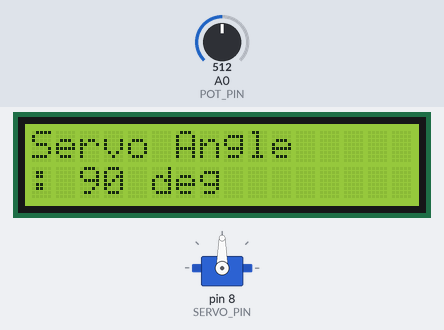
The sketch below on a simulated Arduino Uno, built with avr-gcc and run on an emulated ATmega328P. Shown: servo, 16×2 character LCD. The test bench sets the inputs (shaded band); at power-on: A0 (POT_PIN) = 512. What the sketch prints to the serial monitor is not drawn.

Above: at 1.2 s.
1.3 s: A0 (POT_PIN) set to 62
At 2.0 s:
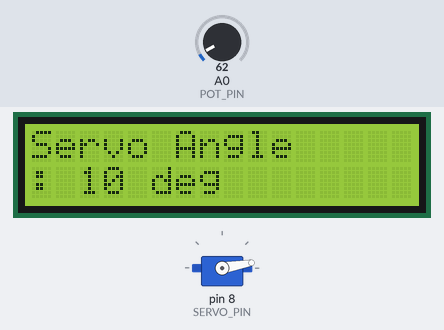
2.8 s: A0 (POT_PIN) set to 53
At 4.0 s:
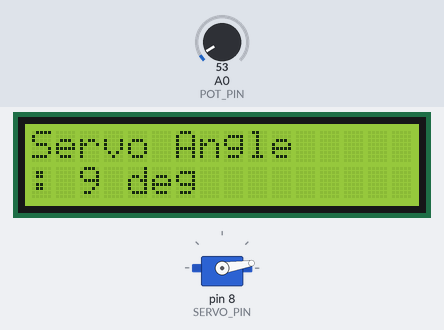
4.3 s: A0 (POT_PIN) set to 122
At 5.4 s:
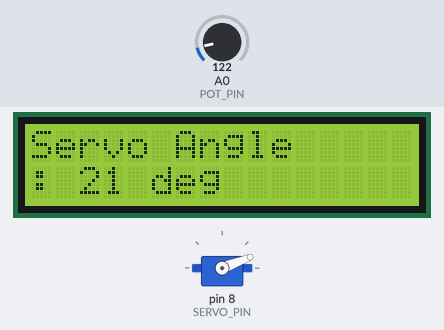
7.3 s: A0 (POT_PIN) set to 716
At 8.4 s:
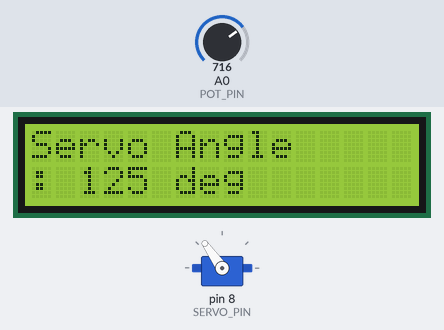
10.3 s: A0 (POT_PIN) set to 306
At 11.1 s:
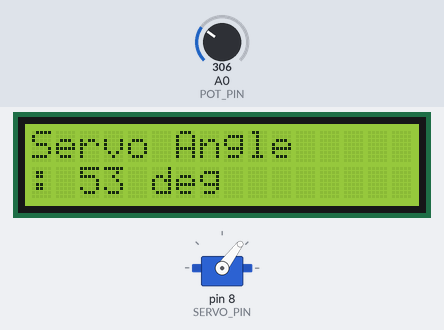
13.3 s: A0 (POT_PIN) set to 900
At 14.1 s:
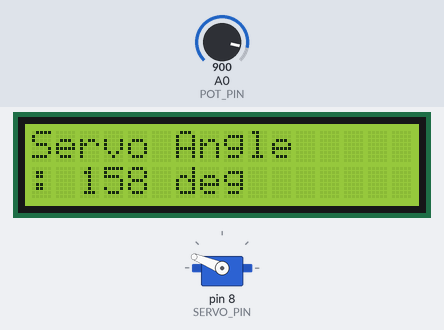
Timing chart, 0 to 16.3 s (numbered marks = the images above; inputs shaded):
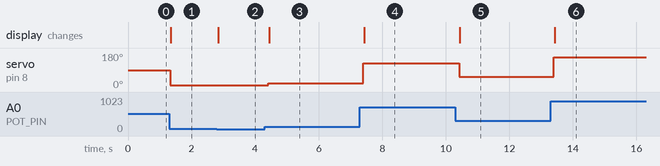

Measured:
- after the input at 1.3 s, servo on pin 8 (SERVO_PIN): 90° → 10° at once; the display: changes after 0.05 s (image 1)
- after the input at 2.8 s, servo on pin 8 (SERVO_PIN): 10° → 9° at once; the display: changes at once (image 2)
- after the input at 4.3 s, servo on pin 8 (SERVO_PIN): 9° → 21° after 0.12 s; the display: changes after 0.14 s (image 3)
- after the input at 7.3 s, servo on pin 8 (SERVO_PIN): 21° → 125° after 0.11 s; the display: changes after 0.13 s (image 4)
- after the input at 10.3 s, servo on pin 8 (SERVO_PIN): 125° → 53° after 0.12 s; the display: changes after 0.14 s (image 5)
- after the input at 13.3 s, servo on pin 8 (SERVO_PIN): 53° → 158° after 0.10 s; the display: changes after 0.13 s (image 6)

The sketch:

27.LCD_I2C_Servo.ino
```cpp
/*
  가변 저항을 이용하여 서보 모터를 제어하고,
  서보 모터의 각도 값을 I2C LCD에 출력하는 예제

  - A0에 연결된 가변 저항 값(0~1023)을 읽어서
    0~180도의 각도로 변환한 뒤 서보 모터(8번 핀)에 전달한다.
  - 현재 서보 각도는 LCD(16x2)에 실시간으로 표시한다.
*/

#include <Servo.h>
#include <LiquidCrystal_I2C.h>

// ───────────────────── 상수 & 객체 선언 ─────────────────────

// 핀 번호 상수
const int POT_PIN   = A0;  // 가변 저항 가운데 핀
const int SERVO_PIN = 8;   // 서보 모터 제어 핀

// 서보 객체
Servo servo;

// I2C LCD 객체 (주소 0x27, 16x2)
LiquidCrystal_I2C lcd(0x27, 16, 2);

void setup() {
  // 시리얼 모니터 시작 (디버깅용)
  Serial.begin(9600);
  Serial.println("** 서보 모터 작동 및 LCD 출력 시작 **");

  // 서보 모터를 지정한 핀에 연결
  servo.attach(SERVO_PIN);

  // LCD 초기화 및 백라이트 켜기
  lcd.init();
  lcd.backlight();

  // LCD 초기 화면 설정
  lcd.clear();
  lcd.setCursor(0, 0);        // (열 0, 행 0)
  lcd.print("Servo Angle");      // 1행에는 고정 문구 출력
}

void loop() {
  // ───────────────── 1) 가변 저항 값 읽기 ─────────────────
  int sensor = analogRead(POT_PIN);  // 0 ~ 1023의 값
  Serial.print("Resist: ");
  Serial.print(sensor);

  // 0~1023 범위를 0~180도로 매핑
  // 일반적인 서보는 0~180도만 사용 (360도 서보면 0~360으로 바꿔도 됨)
  int angle = map(sensor, 0, 1023, 0, 180);

  // ───────────────── 2) 서보 모터에 각도 전달 ─────────────────
  servo.write(angle);  // 서보 모터에 각도 명령
  Serial.print(" | angle: ");
  Serial.println(angle);

  // ───────────────── 3) LCD에 각도 출력 ─────────────────
  // 1행(0번째 줄)은 이미 "ANGLE IS"가 고정되어 있으므로
  // 2행(1번째 줄)에 각도 값만 갱신한다.
  lcd.setCursor(0, 1);   // (열 0, 행 1)

  // 이전에 출력된 값이 더 길 경우를 대비해 한 번 지워준다.
  // 예: 이전에 "180"을 출력하고 이번에 "5"를 출력하면 "580"처럼 보일 수 있음
  lcd.print("                ");  // 16칸 전부 공백으로 지우기
  lcd.setCursor(0, 1);   // 다시 (0,1)로 이동

  lcd.print(": ");
  lcd.print(angle);      // 현재 각도 숫자 출력
  lcd.print(" deg");     // 단위(degree) 표시 (원하면 생략 가능)

  // ───────────────── 4) 약간의 지연 ─────────────────
  // 서보가 너무 자주 갱신되어 떨리는 것을 방지하고,
  // 시리얼/화면 갱신 속도를 적당히 줄이기 위한 지연
  delay(100);            // 0.1초마다 한 번씩 갱신
}
```
